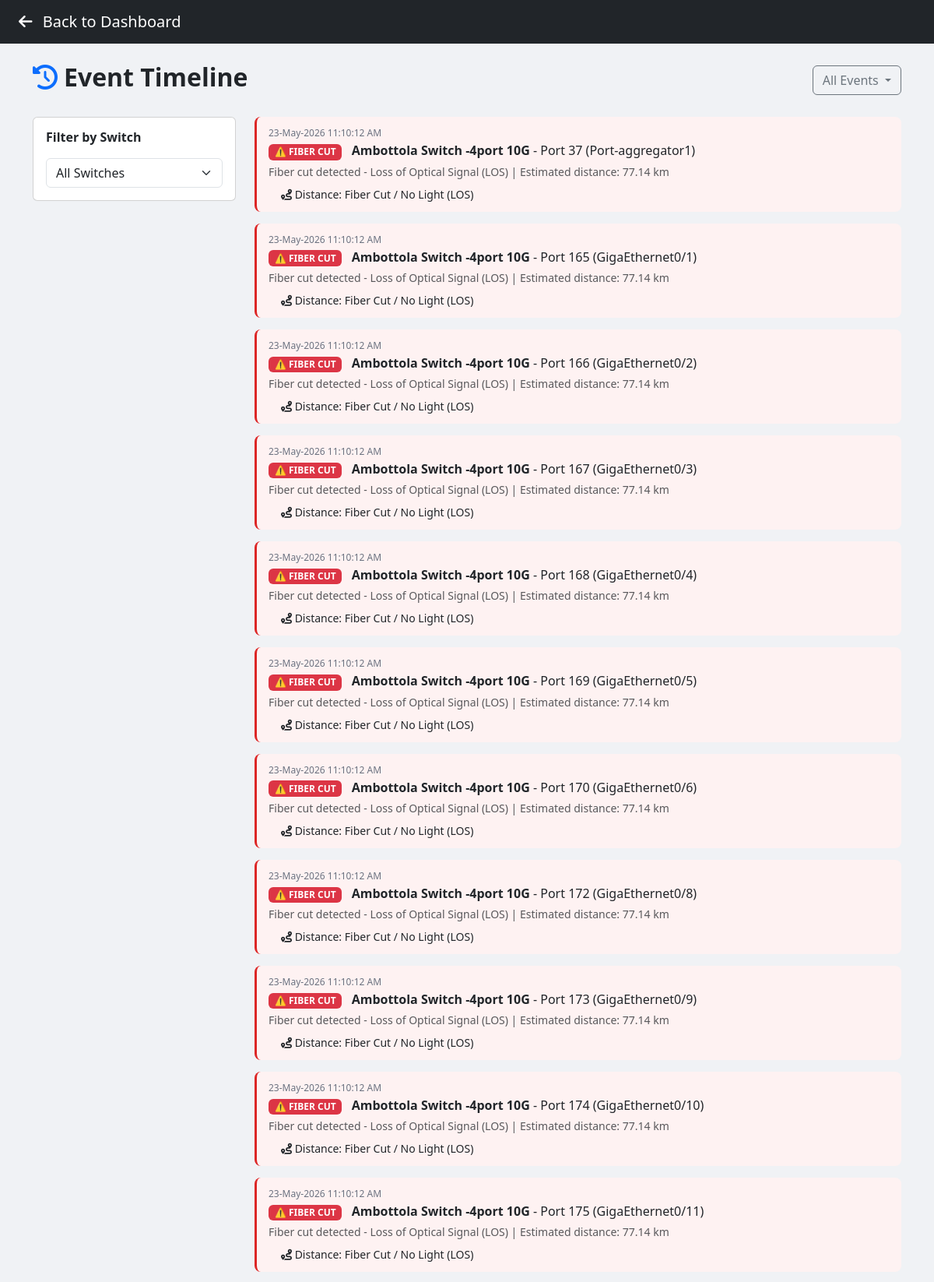
Page /event_log.php (signed in, upper part) on the committed database.
### tables this page shows
CREATE TABLE `port_events` (
  `id` int(11) NOT NULL,
  `switch_id` int(11) NOT NULL,
  `port_index` varchar(50) NOT NULL,
  `port_name` varchar(100) DEFAULT NULL,
  `event_type` enum('DOWN','UP','FIBER_CUT','RECOVERED','WARNING') NOT NULL,
  `details` text DEFAULT NULL,
  `rx_power` varchar(20) DEFAULT NULL,
  `tx_power` varchar(20) DEFAULT NULL,
  `fiber_distance` varchar(50) DEFAULT NULL,
  `event_time` datetime NOT NULL,
  `is_read` tinyint(1) DEFAULT 0
);

CREATE TABLE `switches` (
  `id` int(11) NOT NULL,
  `name` varchar(100) NOT NULL,
  `ip_address` varchar(50) NOT NULL,
  `community` varchar(50) DEFAULT 'public',
  `model` varchar(50) DEFAULT 'BDCOM',
  `status` enum('active','inactive') DEFAULT 'active'
);

### event_log.php (the view, shortened to what this page needs)
<?php
require_once 'config.php';
$filter = isset($_GET['filter']) ? $_GET['filter'] : 'all';
$switch_filter = "";
$event_filter = "";
$events = $conn->query("SELECT e.*, s.name as switch_name
    FROM port_events e
    JOIN switches s ON e.switch_id = s.id
    WHERE 1=1 $switch_filter $event_filter
    ORDER BY e.event_time DESC LIMIT 500");
?>
<!DOCTYPE html>
<html lang="en">
<head>
    <link href="https://cdn.jsdelivr.net/npm/bootstrap@5.3.0/dist/css/bootstrap.min.css" rel="stylesheet">
    <link href="https://cdnjs.cloudflare.com/ajax/libs/font-awesome/6.4.0/css/all.min.css" rel="stylesheet">
</head>
<body>
<nav class="navbar navbar-dark bg-dark px-4 py-2">
    <a href="dashboard.php" class="navbar-brand"><i class="fas fa-arrow-left me-2"></i> Back to Dashboard</a>
</nav>
<div class="container py-4">
    <div class="d-flex justify-content-between align-items-center mb-4">
        <h2 class="fw-bold"><i class="fas fa-history text-primary me-2"></i>Event Timeline</h2>
        <div class="dropdown">
            <button class="btn btn-outline-secondary dropdown-toggle" data-bs-toggle="dropdown">
                <?php if($filter == 'all'): ?>All Events<?php elseif($filter == 'down'): ?>Down Events<?php elseif($filter == 'fiber'): ?>Fiber Cuts<?php else: ?>Recovered<?php endif; ?>
            </button>
        </div>
    </div>
    <div class="row">
        <div class="col-md-3 mb-4">
            <div class="card p-3">
                <h6 class="fw-bold mb-3">Filter by Switch</h6>
                <select class="form-select" onchange="location.href='?switch_id='+this.value+'&filter=<?= $filter ?>'">
                    <option value="0">All Switches</option>
                </select>
            </div>
        </div>
        <div class="col-md-9">
            <?php if($events->num_rows == 0): ?>
                <div class="alert alert-info">No events found</div>
            <?php else: ?>
                <?php while($ev = $events->fetch_assoc()): ?>
                <div class="timeline-item timeline-<?= $ev['event_type'] ?>">
                    <div class="d-flex justify-content-between align-items-start">
                        <div>
                            <div class="event-time"><?= date('d-M-Y h:i:s A', strtotime($ev['event_time'])) ?></div>
                            <h6 class="mb-1 mt-1">
                                <?php if($ev['event_type'] == 'FIBER_CUT'): ?>
                                    <span class="badge bg-danger me-2">⚠️ FIBER CUT</span>
                                <?php elseif($ev['event_type'] == 'DOWN'): ?>
                                    <span class="badge bg-warning me-2">🔴 DOWN</span>
                                <?php elseif($ev['event_type'] == 'RECOVERED'): ?>
                                    <span class="badge bg-success me-2">🟢 RECOVERED</span>
                                <?php else: ?>
                                    <span class="badge bg-secondary me-2"><?= $ev['event_type'] ?></span>
                                <?php endif; ?>
                                <span class="fw-bold"><?= htmlspecialchars($ev['switch_name']) ?></span> -
                                Port <?= $ev['port_index'] ?> (<?= htmlspecialchars($ev['port_name']) ?>)
                            </h6>
                            <div class="text-muted small"><?= nl2br(htmlspecialchars($ev['details'])) ?></div>
                            <div class="mt-2 small">
                                <?php if($ev['fiber_distance'] && $ev['fiber_distance'] != 'Active'): ?>
                                    <span class="ms-3"><i class="fas fa-route"></i> Distance: <?= $ev['fiber_distance'] ?></span>
                                <?php endif; ?>
                            </div>
                        </div>
                    </div>
                </div>
                <?php endwhile; ?>
            <?php endif; ?>
        </div>
    </div>
</div>
</body>
</html>

### event_log.php (style rules this page uses)
body { background: #f0f2f5; }
.timeline-item { border-left: 3px solid; margin-bottom: 15px; padding: 12px 15px; background: white; border-radius: 8px; }
.timeline-FIBER_CUT { border-left-color: #dc2626; background: #fef2f2; }
.event-time { font-size: 12px; color: #6b7280; }

### rows in the picture
port_events: event_time "23-May-2026 11:10:12 AM", event_type "⚠️ FIBER CUT", switch.name "Ambottola Switch -4port 10G", port_index "37", port_name "Port-aggregator1", details "Fiber cut detected - Loss of Optical Signal (LOS) | Estimated distance: 77.14 km", fiber_distance "Fiber Cut / No Light (LOS)"
port_events: event_time "23-May-2026 11:10:12 AM", event_type "⚠️ FIBER CUT", switch.name "Ambottola Switch -4port 10G", port_index "165", port_name "GigaEthernet0/1", details "Fiber cut detected - Loss of Optical Signal (LOS) | Estimated distance: 77.14 km", fiber_distance "Fiber Cut / No Light (LOS)"
port_events: event_time "23-May-2026 11:10:12 AM", event_type "⚠️ FIBER CUT", switch.name "Ambottola Switch -4port 10G", port_index "166", port_name "GigaEthernet0/2", details "Fiber cut detected - Loss of Optical Signal (LOS) | Estimated distance: 77.14 km", fiber_distance "Fiber Cut / No Light (LOS)"
port_events: event_time "23-May-2026 11:10:12 AM", event_type "⚠️ FIBER CUT", switch.name "Ambottola Switch -4port 10G", port_index "167", port_name "GigaEthernet0/3", details "Fiber cut detected - Loss of Optical Signal (LOS) | Estimated distance: 77.14 km", fiber_distance "Fiber Cut / No Light (LOS)"
port_events: event_time "23-May-2026 11:10:12 AM", event_type "⚠️ FIBER CUT", switch.name "Ambottola Switch -4port 10G", port_index "168", port_name "GigaEthernet0/4", details "Fiber cut detected - Loss of Optical Signal (LOS) | Estimated distance: 77.14 km", fiber_distance "Fiber Cut / No Light (LOS)"
port_events: event_time "23-May-2026 11:10:12 AM", event_type "⚠️ FIBER CUT", switch.name "Ambottola Switch -4port 10G", port_index "169", port_name "GigaEthernet0/5", details "Fiber cut detected - Loss of Optical Signal (LOS) | Estimated distance: 77.14 km", fiber_distance "Fiber Cut / No Light (LOS)"
port_events: event_time "23-May-2026 11:10:12 AM", event_type "⚠️ FIBER CUT", switch.name "Ambottola Switch -4port 10G", port_index "170", port_name "GigaEthernet0/6", details "Fiber cut detected - Loss of Optical Signal (LOS) | Estimated distance: 77.14 km", fiber_distance "Fiber Cut / No Light (LOS)"
port_events: event_time "23-May-2026 11:10:12 AM", event_type "⚠️ FIBER CUT", switch.name "Ambottola Switch -4port 10G", port_index "172", port_name "GigaEthernet0/8", details "Fiber cut detected - Loss of Optical Signal (LOS) | Estimated distance: 77.14 km", fiber_distance "Fiber Cut / No Light (LOS)"
port_events: event_time "23-May-2026 11:10:12 AM", event_type "⚠️ FIBER CUT", switch.name "Ambottola Switch -4port 10G", port_index "173", port_name "GigaEthernet0/9", details "Fiber cut detected - Loss of Optical Signal (LOS) | Estimated distance: 77.14 km", fiber_distance "Fiber Cut / No Light (LOS)"
port_events: event_time "23-May-2026 11:10:12 AM", event_type "⚠️ FIBER CUT", switch.name "Ambottola Switch -4port 10G", port_index "174", port_name "GigaEthernet0/10", details "Fiber cut detected - Loss of Optical Signal (LOS) | Estimated distance: 77.14 km", fiber_distance "Fiber Cut / No Light (LOS)"
port_events: event_time "23-May-2026 11:10:12 AM", event_type "⚠️ FIBER CUT", switch.name "Ambottola Switch -4port 10G", port_index "175", port_name "GigaEthernet0/11", details "Fiber cut detected - Loss of Optical Signal (LOS) | Estimated distance: 77.14 km", fiber_distance "Fiber Cut / No Light (LOS)"
